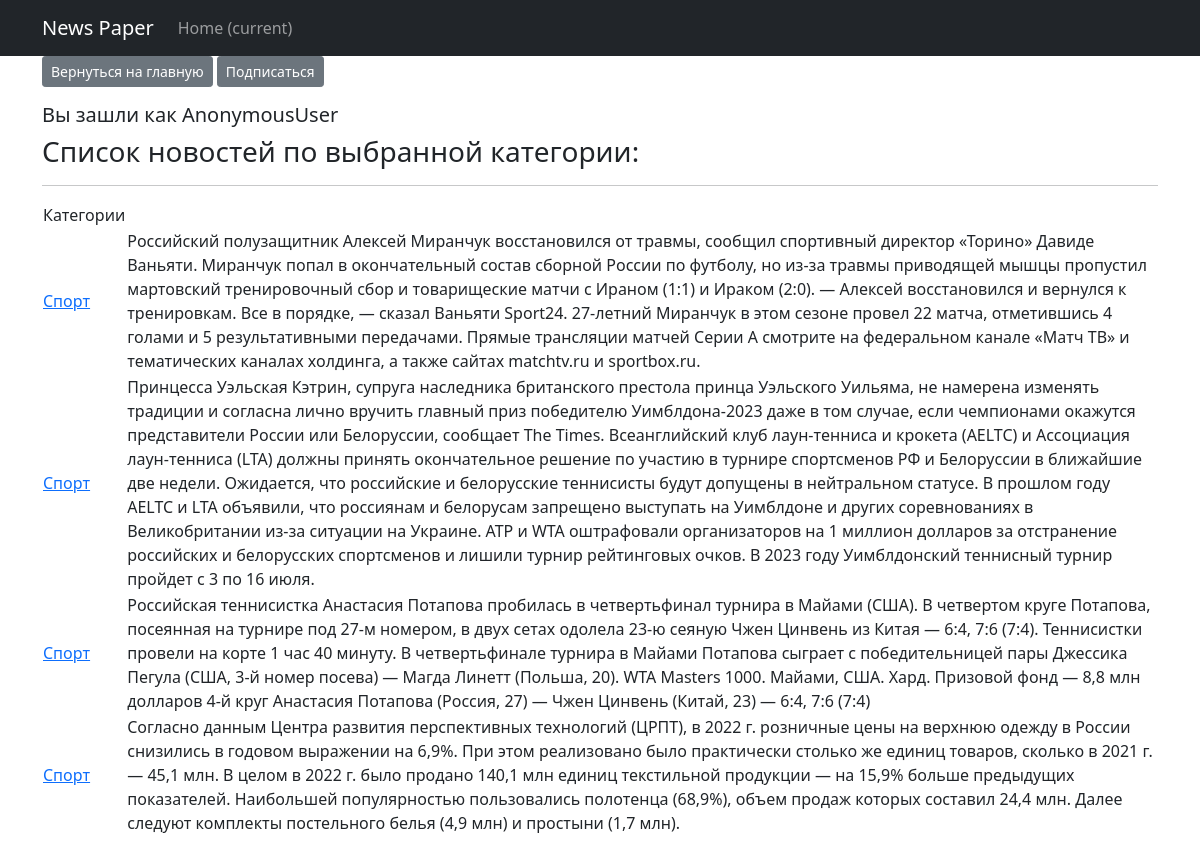
Page /posts/categories/1 on the committed database.
### news/models.py (models this page shows, shortened)
class Category(models.Model):
    name = models.CharField(max_length=255, unique=True)
    subscribers = models.ManyToManyField(User, blank=True, related_name='categories')
    def __str__(self):
        return f"{self.name}"

class Post(models.Model):
    objects = None
    list_type = [(news, 'Новости'), (article, 'Статья')]
    author = models.ForeignKey(Author, on_delete=models.CASCADE)
    post_type = models.CharField(max_length=2, choices=list_type)
    time_create = models.DateTimeField(auto_now_add=True)
    category = models.ManyToManyField(Category, through='PostCategory')
    title = models.CharField(max_length=250)
    text_post = models.TextField()
    rating = models.FloatField(default=0.0)

### news/views.py (the view)
# urls.py: path('categories/<int:pk>', CategoryListView.as_view(), name='category_list'),
class CategoryListView(ListView):
    model = Post
    template_name = 'category_list.html'
    context_object_name = 'category_news_list'
    def get_queryset(self):
        self.category = get_object_or_404(Category, id=self.kwargs['pk'])
        queryset = Post.objects.filter(category=self.category).order_by('-time_create')
        return queryset
    def get_context_data(self, **kwargs):
        context = super().get_context_data(**kwargs)
        context['is_not_subscriber'] = self.request.user not in self.category.subscribers.all()
        context['category'] = self.category
        return context

### news/templates/category_list.html (shortened to what this page needs)
{% extends 'flatpages/default.html' %}
{% load custom_filters %}
{% block content %}
<p class="text-left"><a href=".."  class="btn btn-secondary btn-sm">Вернуться на главную</a>
        {% if is_not_subscriber %}
            <a href="{% url 'subscribe' category.id %}" class="btn btn-secondary btn-sm">Подписаться</a></p>
        {% endif %}
   <h5>Вы зашли как {{request.user}}</h5>
   <h3>Список новостей по выбранной категории: </h3>
   <hr>
   {% if category_news_list %}
       <table>
           <tr>
               <td>Категории</td>
           </tr>
           {% for post in category_news_list %}
           <tr>
               <td>
                   {% for category in post.category.all %}
                    <a href="{% url 'category_list' category.id %}">{{ category }}</a>
                   {% endfor %}
               </td>
               <td>{{ post.text_post }}</td>
           </tr>
           {% endfor %}
       </table>
   {% else %}
       <h2>Новостей нет!</h2>
   {% endif %}
{% endblock content %}

### rows in the picture
Post: text_post "Российский полузащитник Алексей Миранчук восстановился от травмы, сообщил спортивный директор «Торино» Давиде Ваньяти. Миранчук попал в окончательный состав сборной России по футболу, но из‑за травмы приводящей мышцы пропустил мартовский тренировочный сбор и товарищеские матчи с Ираном (1:1) и Ираком (2:0). — Алексей восстановился и вернулся к тренировкам. Все в порядке, — сказал Ваньяти Sport24. 27‑летний Миранчук в этом сезоне провел 22 матча, отметившись 4 голами и 5 результативными передачами. Прямые трансляции матчей Серии А смотрите на федеральном канале «Матч ТВ» и тематических каналах холдинга, а также сайтах matchtv.ru и sportbox.ru."
Category: name "Спорт"
Post: text_post "Принцесса Уэльская Кэтрин, супруга наследника британского престола принца Уэльского Уильяма, не намерена изменять традиции и согласна лично вручить главный приз победителю Уимблдона‑2023 даже в том случае, если чемпионами окажутся представители России или Белоруссии, сообщает The Times. Всеанглийский клуб лаун‑тенниса и крокета (AELTC) и Ассоциация лаун‑тенниса (LTA) должны принять окончательное решение по участию в турнире спортсменов РФ и Белоруссии в ближайшие две недели. Ожидается, что российские и белорусские теннисисты будут допущены в нейтральном статусе. В прошлом году AELTC и LTA объявили, что россиянам и белорусам запрещено выступать на Уимблдоне и других соревнованиях в…"
Post: text_post "Российская теннисистка Анастасия Потапова пробилась в четвертьфинал турнира в Майами (США). В четвертом круге Потапова, посеянная на турнире под 27‑м номером, в двух сетах одолела 23‑ю сеяную Чжен Цинвень из Китая — 6:4, 7:6 (7:4). Теннисистки провели на корте 1 час 40 минуту. В четвертьфинале турнира в Майами Потапова сыграет с победительницей пары Джессика Пегула (США, 3‑й номер посева) — Магда Линетт (Польша, 20). WТА Masters 1000. Майами, США. Хард. Призовой фонд — 8,8 млн долларов 4‑й круг Анастасия Потапова (Россия, 27) — Чжен Цинвень (Китай, 23) — 6:4, 7:6 (7:4)"
Post: text_post "Согласно данным Центра развития перспективных технологий (ЦРПТ), в 2022 г. розничные цены на верхнюю одежду в России снизились в годовом выражении на 6,9%. При этом реализовано было практически столько же единиц товаров, сколько в 2021 г. — 45,1 млн. В целом в 2022 г. было продано 140,1 млн единиц текстильной продукции — на 15,9% больше предыдущих показателей. Наибольшей популярностью пользовались полотенца (68,9%), объем продаж которых составил 24,4 млн. Далее следуют комплекты постельного белья (4,9 млн) и простыни (1,7 млн)."

### other values in the picture
{{ request.user }} "AnonymousUser"
